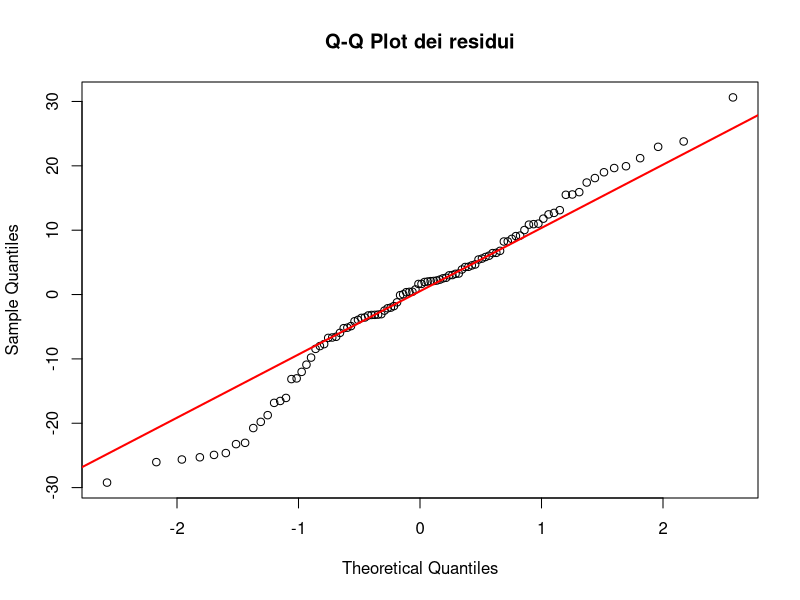
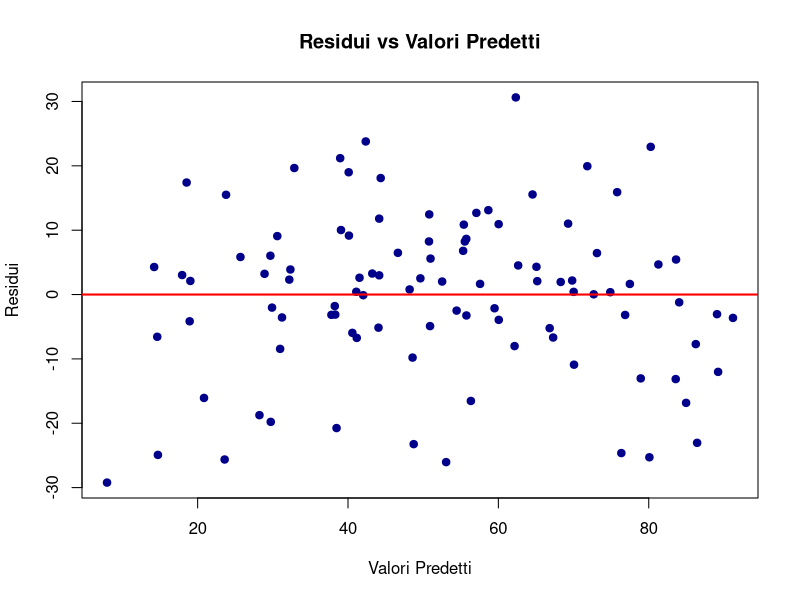
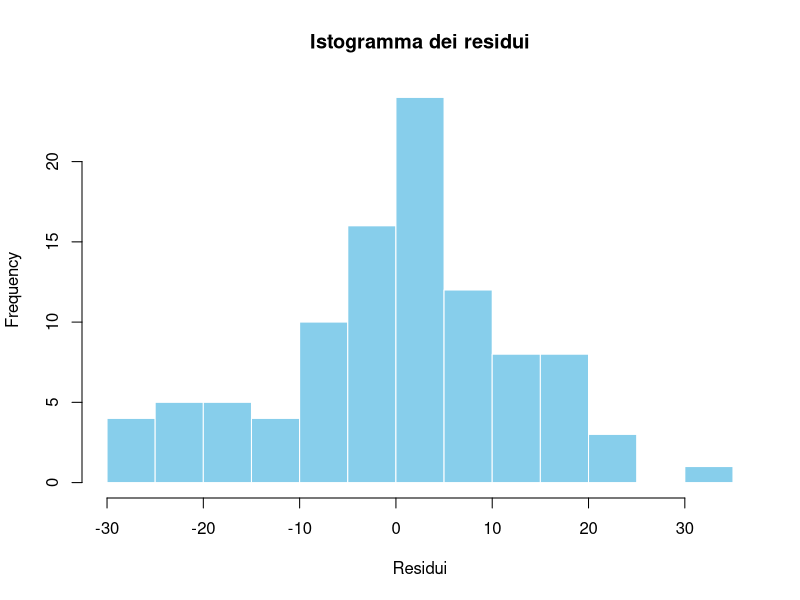

Write the R code that produced these figures, in order.
# Caricamento del dataset
dati <- read.csv("data/DataSet_gruppo13.csv")  # Modifica il percorso se necessario


# Modello di regressione multipla
modello_multiplo <- lm(y_VideoQuality ~ x1_ISO + x2_FRatio + x3_TIME +
                         x4_MP + x5_CROP + x6_FOCAL + x7_PixDensity,
                       data = dati)


# Calcolo R² e R² aggiustato
r2 <- summary(modello_multiplo)$r.squared
r2_aggiustato <- summary(modello_multiplo)$adj.r.squared


cat("R² =", round(r2, 3), "\n")
cat("R² aggiustato =", round(r2_aggiustato, 3), "\n")


# Residui
residui <- resid(modello_multiplo)
valori_predetti <- fitted(modello_multiplo)


# Q-Q Plot dei residui
qqnorm(residui, main = "Q-Q Plot dei residui")
qqline(residui, col = "red", lwd = 2)


# Residui vs Valori Predetti
plot(valori_predetti, residui,
     main = "Residui vs Valori Predetti",
     xlab = "Valori Predetti",
     ylab = "Residui",
     pch = 19, col = "darkblue")
abline(h = 0, col = "red", lwd = 2)


# Istogramma dei residui
hist(residui,
     breaks = 20,
     main = "Istogramma dei residui",
     xlab = "Residui",
     col = "skyblue", border = "white")

